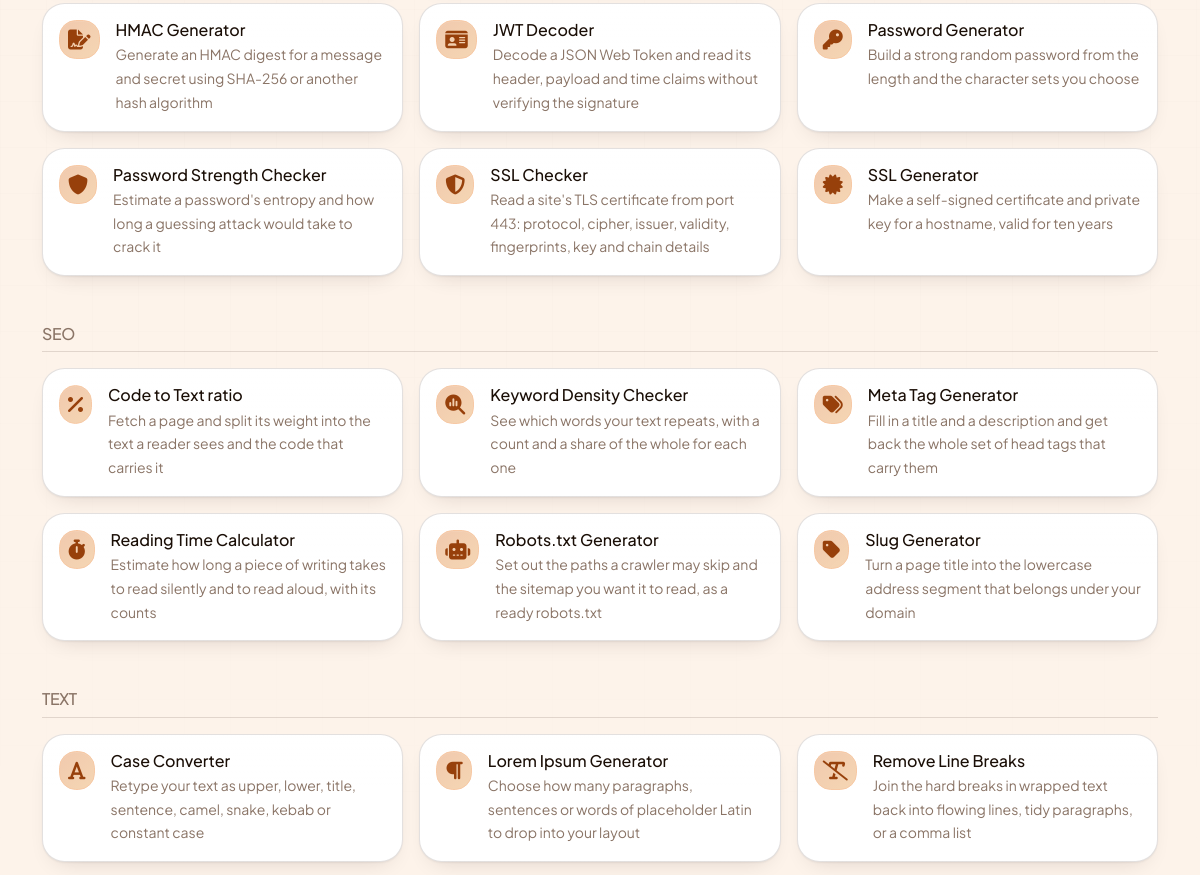
The app's page /tools/index.php (middle part), older data.
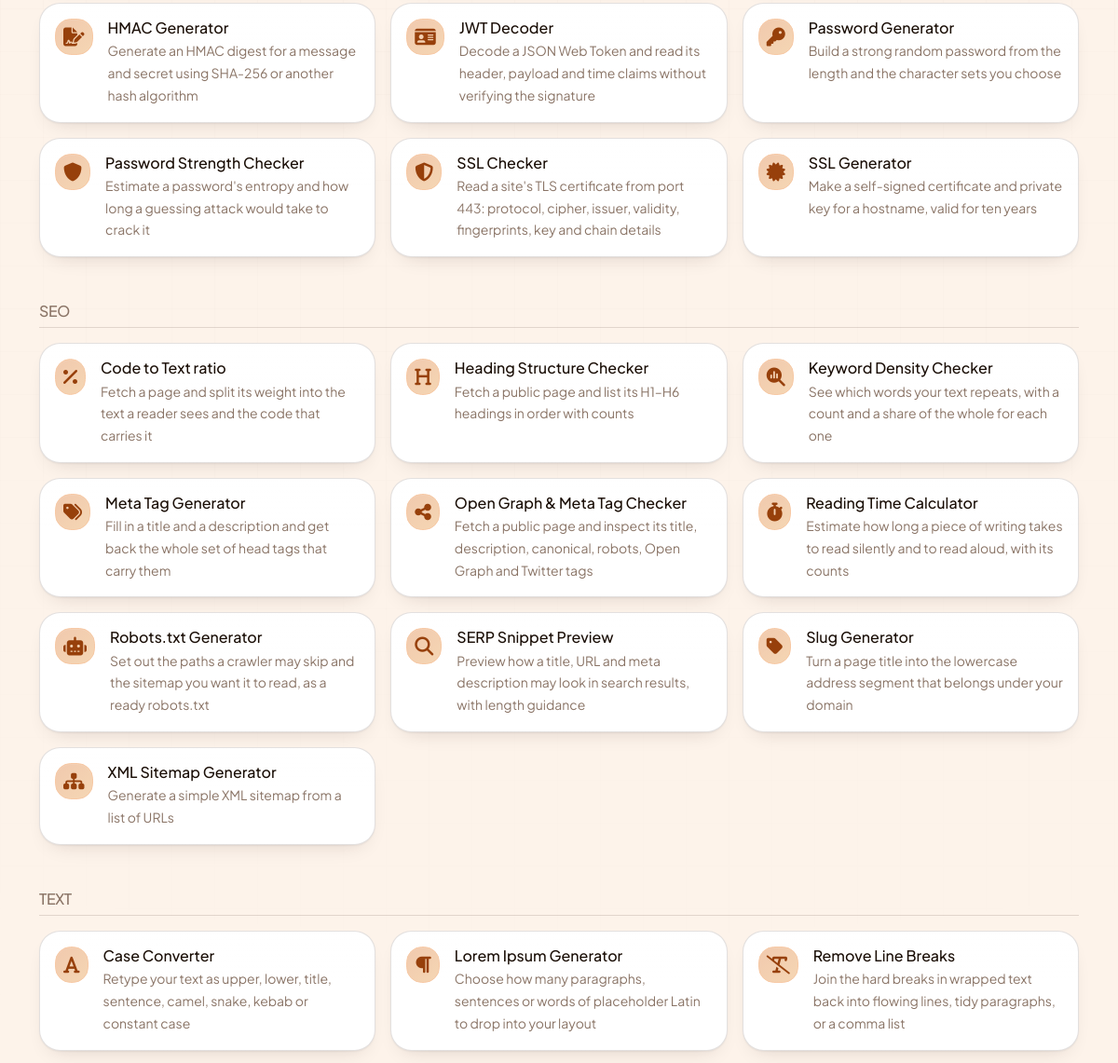
The same page, newer data.
### tables this page shows
CREATE TABLE `tools` (
  `id` int NOT NULL AUTO_INCREMENT,
  `title` varchar(100) NOT NULL DEFAULT 'Untitled',
  `description` text NOT NULL,
  `keywords` text NOT NULL,
  `info` text NOT NULL,
  `url` varchar(50) NOT NULL,
  `icon` varchar(50) NOT NULL DEFAULT 'question-circle',
  `category` varchar(50) NOT NULL DEFAULT 'Uncategorized',
  `status` int NOT NULL DEFAULT '1',
  PRIMARY KEY (`id`),
  UNIQUE KEY `title` (`title`)
);

### app/db.php (called while the page is built, shortened)
<?php
try {
    $conn = new mysqli(DB_HOST, DB_USER, DB_PASS, DB_NAME);
} catch (mysqli_sql_exception) {
    $conn = null;
}
$conn->set_charset('utf8mb4');
function db(): mysqli
{
    global $conn;
    return $conn;
}

### app/data.php (called while the page is built, shortened)
<?php
function tools(): array
{
    return db()->query(
        "SELECT title, description, url, icon, category FROM tools WHERE status = 1 ORDER BY CASE WHEN category = 'Miscellaneous' THEN 1 ELSE 0 END, category, title"
    )->fetch_all(MYSQLI_ASSOC);
}

### tools/index.php (the view, shortened to what this page needs)
<?php
$tools = tools();
$groups = [];
foreach ($tools as $row) {
    $groups[$row['category']][] = $row;
}
require __DIR__ . '/../app/parts/header.php';
?>
<section class="container py-5">
    <?php foreach ($groups as $category => $rows): ?>
        <div class="mb-5">
            <h2 class="h6 text-uppercase text-body-secondary border-bottom pb-2 mb-3">
                <?= e($category) ?>
            </h2>
            <div class="row row-cols-1 row-cols-md-2 row-cols-lg-3 g-3">
                <?php foreach ($rows as $row): ?>
                    <div class="col">
                        <a class="card h-100 bg-body rounded-4 border shadow-sm text-decoration-none text-reset"
                           href="<?= url('tools/' . $row['url']) ?>">
                            <div class="card-body d-flex gap-3">
                                <span class="badge bg-primary-subtle text-primary-emphasis rounded-3 p-2 align-self-start fs-5">
                                    <?= mark($row['icon']) ?>
                                </span>
                                <span>
                                    <span class="h6 d-block mb-1"><?= e($row['title']) ?></span>
                                    <span class="text-body-secondary small d-block"><?= e($row['description']) ?></span>
                                </span>
                            </div>
                        </a>
                    </div>
                <?php endforeach; ?>
            </div>
        </div>
    <?php endforeach; ?>
</section>
<?php require __DIR__ . '/../app/parts/footer.php';

### app/parts/header.php (shortened to what this page needs)
<!doctype html>
<html lang="en" data-theme="dark" data-bs-theme="dark">
<head>
<link rel="stylesheet" href="<?= asset('css/bootstrap.min.css') ?>">
<link rel="stylesheet" href="<?= asset('css/all.min.css') ?>">
<link rel="stylesheet" href="<?= asset('css/style.css') ?>">
</head>
<body class="d-flex flex-column min-vh-100<?= here('index') ? ' home' : '' ?>">
                <span class="brand-mark"><?= icon('fa-solid fa-layer-group') ?></span>
<main id="main" class="flex-grow-1">

### app/functions.php (shortened to what this page needs)
<?php
function e(mixed $value): string
{
    return htmlspecialchars((string) $value, ENT_QUOTES, 'UTF-8');
}
function host_name(): string
{
    $name = strtolower((string) ($_SERVER['HTTP_HOST'] ?? ''));
    return trim((string) preg_replace('~:\d{1,5}$~', '', $name));
}
function host_known(string $name): bool
{
    foreach (HOSTS as $allowed) {
        if ($allowed === $name) {
            return true;
        }
    }
    return false;
}
function host_project(): ?string
{
    $name = host_name();
    return null;
}
function origin(): string
{
    $name = host_name();
    $scheme = (($_SERVER['HTTPS'] ?? '') === 'on' || ($_SERVER['SERVER_PORT'] ?? null) === '443')
        ? 'https'
        : 'http';
    return $scheme . '://' . $name;
}
function url(string $path = ''): string
{
    $path = ltrim($path, '/');
    $first = explode('/', $path, 2)[0];
    if ($first !== '' && in_array($first, PROJECTS, true)) {
        return 'https://' . $first . '.' . SITE_DOMAIN . substr($path, strlen($first));
    }
    $base = BASE_URL !== '' ? rtrim(BASE_URL, '/') : origin();
    return $path === '' ? $base : $base . '/' . $path;
}
function asset(string $path): string
{
    return origin() . '/assets/' . ltrim($path, '/');
}
function icon(string $name): string
{
    return '<i class="' . e($name) . '" aria-hidden="true"></i>';
}
function mark(string $name): string
{
    $name = trim($name);
    return icon(str_starts_with($name, 'fa-brands') ? $name : 'fa-solid ' . $name);
}
function here(string $page): bool
{
    $project = host_project();
    $path = (string) ($_SERVER['SCRIPT_NAME'] ?? '/');
    if ($page === 'index') {
        return $path === '/' || $path === '/index.php';
    }
    return $path === '/' . $page . '.php' || str_starts_with($path, '/' . $page . '/');
}

### app/parts/footer.php (shortened to what this page needs)
</main>
</body>
</html>

Row changes from the older to the newer data that the page shows:
added tools: title "Heading Structure Checker", description "Fetch a public page and list its H1–H6 headings in order with counts", shown under "SEO"
added tools: title "Open Graph & Meta Tag Checker", description "Fetch a public page and inspect its title, description, canonical, robots, Open Graph and Twitter tags", shown under "SEO"
added tools: title "SERP Snippet Preview", description "Preview how a title, URL and meta description may look in search results, with length guidance", shown under "SEO"
added tools: title "XML Sitemap Generator", description "Generate a simple XML sitemap from a list of URLs", shown under "SEO"
